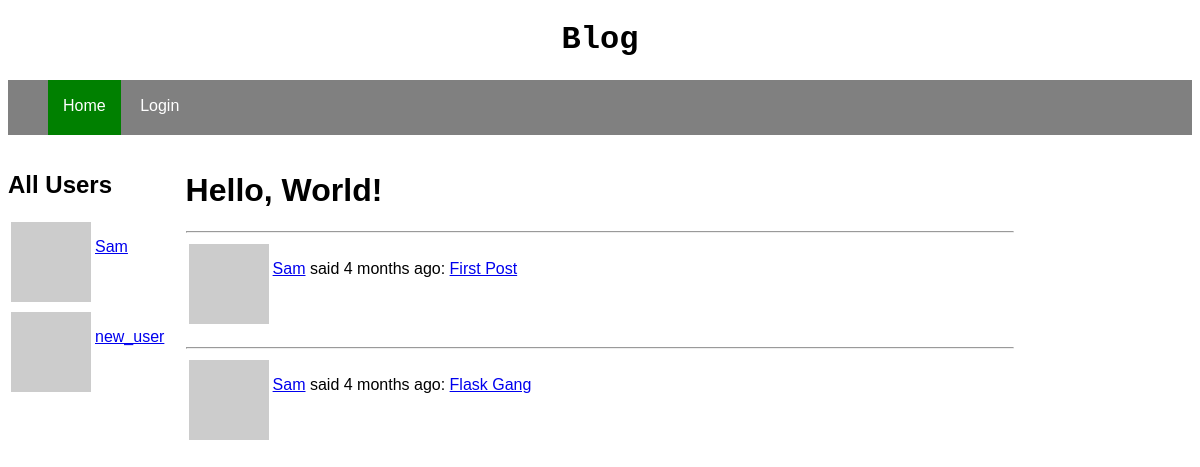
/index, run on the app's committed database.
### app/models.py (models this page shows, shortened)
class User(UserMixin, db.Model):
    id = db.Column(db.Integer, primary_key=True)
    username = db.Column(db.String(64), index=True, unique=True)
    email = db.Column(db.String(120), index=True, unique=True)
    password_hash = db.Column(db.String(128))
    about_me = db.Column(db.String(144))
    last_seen = db.Column(db.DateTime, default=datetime.utcnow)
    posts = db.relationship('Post', backref='author', lazy='dynamic')
    comments = db.relationship('Comment', backref='commenter', lazy='dynamic')
    def avatar(self, size):
        digest = md5(self.email.lower().encode('utf-8')).hexdigest()
        return 'https://www.gravatar.com/avatar/{0}?d=identicon&s={1}'.format(digest, size)

class Post(db.Model):
    id = db.Column(db.Integer, primary_key=True)
    title = db.Column(db.String(50), index=True)
    body = db.Column(db.String(250))
    timestamp = db.Column(db.DateTime, index=True, default=datetime.utcnow)
    user_id = db.Column(db.Integer, db.ForeignKey('user.id'))   #user is referenced by table name (lowercase) and not class name (upper case)
    comments = db.relationship('Comment', backref='post', lazy='dynamic')

### app/routes.py (the view)
@app.route('/')
@app.route('/index')
def index():
    posts = Post.query.all()
    return render_template('index.html', title='Home', posts=posts)

### app/routes.py (called while the page is built)
@app.context_processor
def inject_user():
    users = User.query.all()
    users = tuple(users)
    return dict(users=users)

@app.before_request
def before_request():
    if current_user.is_authenticated:
        current_user.last_seen = datetime.utcnow()
        db.session.commit()

### app/templates/index.html
{% extends 'base.html' %}
{% block content %}
{% if current_user.is_anonymous %}
	<h1> Hello, World! </h1>
{% else %}
	<h1> Hello, {{ current_user.username }} </h1>
{% endif %}
		{% for post in posts %}
		<div><p> {% include '_post.html' %}</p> </div>
		{% endfor %}
{% endblock %}

### app/templates/_user.html
<table>
	<tr valign='top'>
		<td> <img src="{{ user.avatar(28) }}"</td>
		<td><p><a href=" {{ url_for('profile', username=user.username) }}"</a>{{ user.username }}</p></td>
	</tr>
</table>

### app/templates/_post.html
<table>
	<tr valign='top'>
		<td><img src="{{ post.author.avatar(28) }}" /></td>
		<td><p> <a href=" {{ url_for('profile', username=post.author.username) }} ">{{ post.author.username }}</a> said {{ moment(post.timestamp).fromNow() }}: <a href=" {{ url_for('showPost', post_id=post.id) }} ">{{ post.title }}</a></p></td>
		<hr />
	</tr>
</table>

### app/static/base.css (style rules this page uses)
* { box-sizing: border-box; }
body { font-family: Arial, sans-serif; }

### data on the page
User: username "Sam"
User: username "new_user"
Post: author.username "Sam", timestamp "4 months ago", title "First Post"
Post: author.username "Sam", timestamp "4 months ago", title "Flask Gang"
